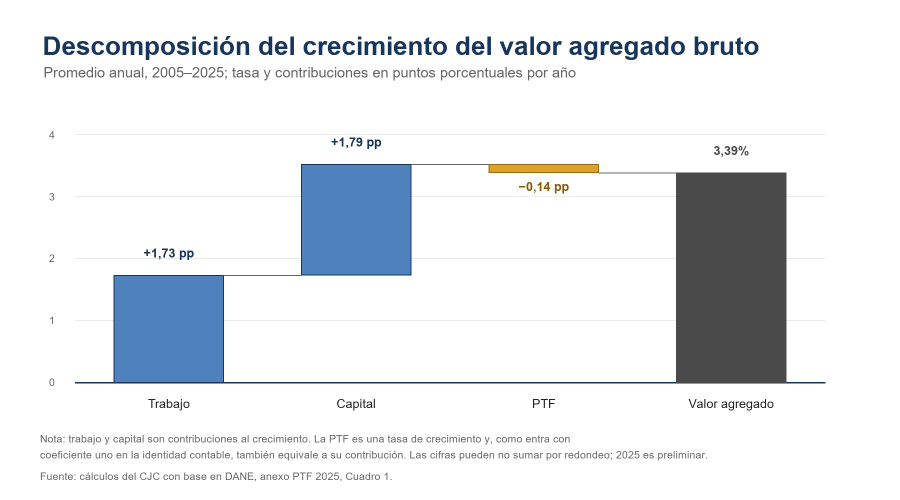
#> input picture Paper/figures/fig_descomposicion_valor_agregado.png, 1800 x 1000 px (shown at 1/2 size)
$ python build_twitter_gifs.py
#> lines starting #> are read from the running program, lines starting #| are printed output that depends on the picture
"""Genera GIF para el hilo sobre PTF a partir de las figuras definitivas."""

from __future__ import annotations

from pathlib import Path

from PIL import Image, ImageDraw, ImageFont


ROOT = Path(__file__).resolve().parents[1]
FIGURES = ROOT / "Paper" / "figures"
OUTPUT = ROOT / "outputs" / "redes" / "gifs"

FONT_REGULAR = Path(r"C:\Windows\Fonts\segoeui.ttf")
FONT_BOLD = Path(r"C:\Windows\Fonts\segoeuib.ttf")

NAVY = "#17365D"
GRAY = "#666666"
WHITE = "#FFFFFF"


def font(size: int, *, bold: bool = False) -> ImageFont.FreeTypeFont:
    return ImageFont.truetype(str(FONT_BOLD if bold else FONT_REGULAR), size)


def resize_width(image: Image.Image, width: int = 1200) -> Image.Image:
    height = round(image.height * width / image.width)
    return image.resize((width, height), Image.Resampling.LANCZOS)


def reveal_frames(
    image: Image.Image,
    rect: tuple[int, int, int, int],
    *,
    direction: str,
    steps: int,
) -> list[Image.Image]:
    """Crea cuadros acumulativos que terminan en la figura original."""
    source = image.convert("RGB")
    x0, y0, x1, y1 = rect
    frames: list[Image.Image] = []

    for step in range(steps + 1):
        progress = step / steps
        frame = source.copy()
        draw = ImageDraw.Draw(frame)
        draw.rectangle(rect, fill=WHITE)

        if direction == "horizontal":
            edge = round(x0 + (x1 - x0) * progress)
            if edge > x0:
                frame.paste(source.crop((x0, y0, edge, y1)), (x0, y0))
        elif direction == "vertical":
            edge = round(y0 + (y1 - y0) * progress)
            if edge > y0:
                frame.paste(source.crop((x0, y0, x1, edge)), (x0, y0))
        else:
            raise ValueError(f"Dirección no reconocida: {direction}")

        frames.append(resize_width(frame))

    # Garantiza que el cuadro final sea exactamente la figura completa.
    frames[-1] = resize_width(source)
    return frames


def save_gif(
    frames: list[Image.Image],
    output: Path,
    *,
    step_duration: int = 105,
    first_duration: int = 650,
    final_duration: int = 2200,
    colors: int = 64,
) -> None:
    output.parent.mkdir(parents=True, exist_ok=True)
    playback = [frames[-1]] + frames
    palette = frames[-1].quantize(
        colors=colors,
        method=Image.Quantize.MEDIANCUT,
        dither=Image.Dither.NONE,
    )
    quantized = [
        frame.quantize(palette=palette, dither=Image.Dither.NONE)
        for frame in playback
    ]
    durations = (
        [first_duration, 500]
        + [step_duration] * (len(frames) - 2)
        + [final_duration]
    )
    quantized[0].save(
        output,
        save_all=True,
        append_images=quantized[1:],
        duration=durations,
        loop=0,
        optimize=True,
        disposal=2,
    )


def panel_a_figure_4() -> Image.Image:
    """Construye una pieza autónoma con el panel acumulado de la Figura 4."""
    source = Image.open(FIGURES / "fig_ptf_promedio_actividad.png").convert("RGB")
    crop = source.crop((35, 170, 1080, 1015))

    canvas = Image.new("RGB", (1080, 1080), WHITE)
    draw = ImageDraw.Draw(canvas)
    draw.text(
        (45, 30),
        "Crecimiento acumulado de la PTF",
        font=font(46, bold=True),
        fill=NAVY,
    )
    draw.text(
        (45, 88),
        "por actividad económica, 2005–2024",
        font=font(32),
        fill=GRAY,
    )

    available_width = 1010
    available_height = 840
    scale = min(available_width / crop.width, available_height / crop.height)
    crop = crop.resize(
        (round(crop.width * scale), round(crop.height * scale)),
        Image.Resampling.LANCZOS,
    )
    left = 35
    top = 145
    canvas.paste(crop, (left, top))
    draw.text(
        (45, 1034),
        "Fuente: cálculos del CJC con base en DANE.",
        font=font(22),
        fill=GRAY,
    )
    return canvas


def build() -> list[Path]:
    jobs = [
        (
            FIGURES / "fig_descomposicion_valor_agregado.png",
            OUTPUT / "figura_2_descomposicion_crecimiento.gif",
            (140, 245, 1655, 835),
            "horizontal",
            16,
        ),
        (
            FIGURES / "fig_ptf_mapa_anual.png",
            OUTPUT / "figura_3_ptf_actividad.gif",
            (515, 185, 1885, 945),
            "horizontal",
            20,
        ),
        (
            FIGURES / "fig_ptf_cascada_contribuciones_actividad.png",
            OUTPUT / "figura_6_contribuciones_sectoriales.gif",
            (100, 220, 1740, 825),
            "horizontal",
            18,
        ),
        (
            FIGURES / "fig_descomposicion_actividad.png",
            OUTPUT / "figura_7_descomposicion_ramas.gif",
            (45, 235, 1740, 995),
            "vertical",
            18,
        ),
    ]

    outputs: list[Path] = []
    for source_path, output_path, rect, direction, steps in jobs:
        source = Image.open(source_path)
#> source is the input picture: PIL image 1800x1000 RGB; mean R, G, B 230.6, 233.5, 237
        frames = reveal_frames(source, rect, direction=direction, steps=steps)
#> after the loop in reveal_frames, `for step in range(steps + 1):`: frames = 17 items
#> in resize_width (call 18), `return image.resize((width, height), Image.Resampling.LANCZOS)`:
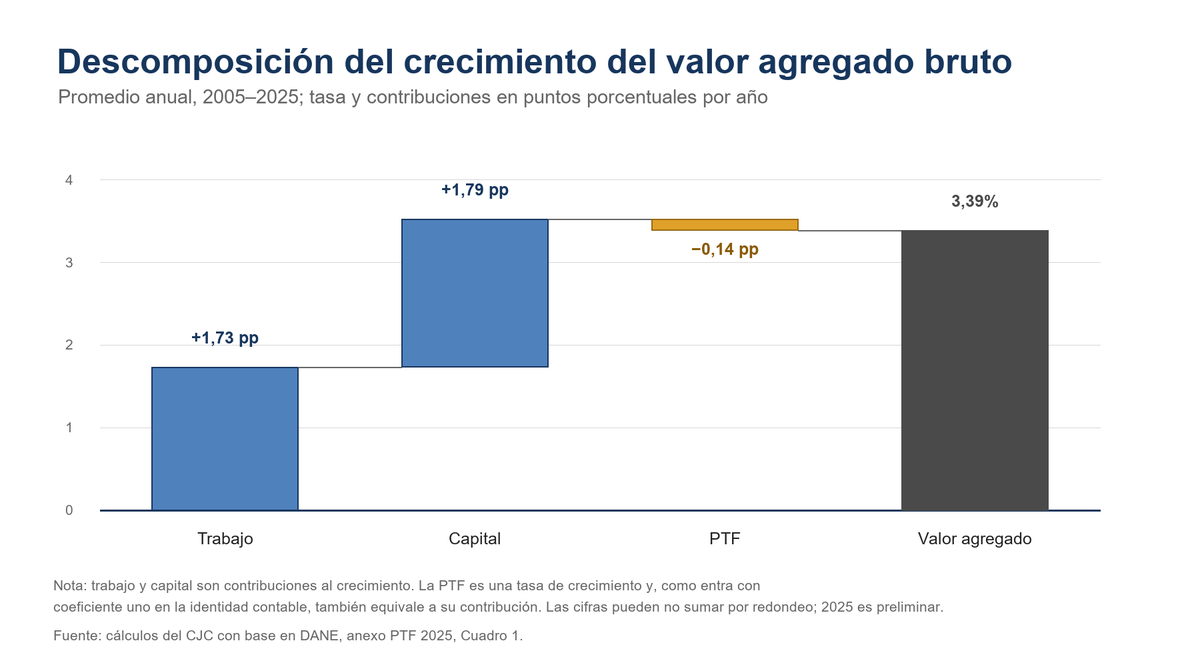
#> returned value: PIL image 1200x667 RGB; mean R, G, B 230.3, 233.3, 236.7
#> frames = 17 items
        save_gif(frames, output_path)
#> in save_gif, `playback = [frames[-1]] + frames`: playback = 18 items
#> in save_gif, `durations = ( [first_duration, 500] + [step_duration] * (len(frames) -..`: durations = [650, 500, 105, 105, 105, 105, 105, 105, 105, 105, 105, 105, 105, 105, 105, 105, 105, 2200]
        outputs.append(output_path)

    panel = panel_a_figure_4()
    panel_frames = reveal_frames(
        panel,
        (25, 145, 1055, 1018),
        direction="vertical",
        steps=18,
    )
    panel_output = OUTPUT / "figura_4_panel_a_crecimiento_acumulado.gif"
    save_gif(panel_frames, panel_output)
    outputs.insert(2, panel_output)
    return outputs


if __name__ == "__main__":
#> (the run stopped early here; a loop or call above may not have finished)

$ run again, with Paper/figures/fig_ptf_contrafactual_cuatro_actividades.png copied over Paper/figures/fig_descomposicion_valor_agregado.png
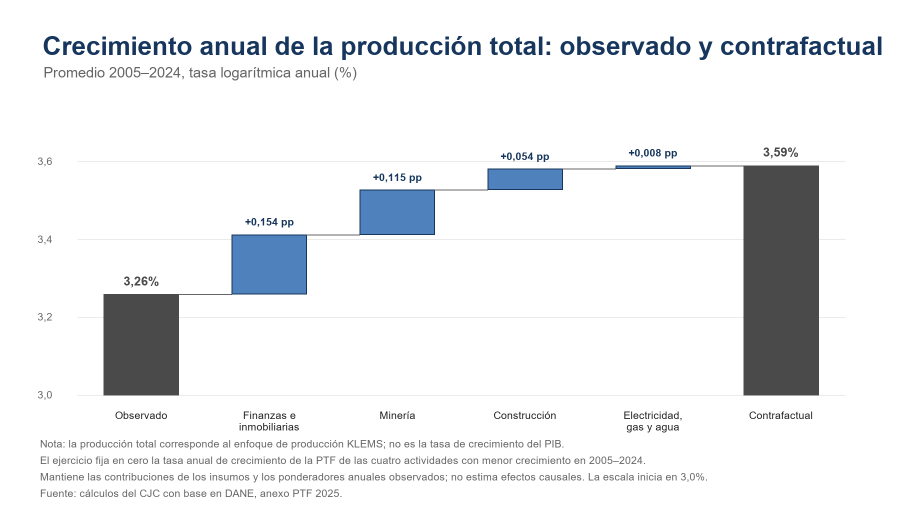
#> input picture Paper/figures/fig_ptf_contrafactual_cuatro_actividades.png, 1800 x 1050 px (shown at 1/2 size)
#> in build, source is the input picture: PIL image 1800x1050 RGB; mean R, G, B 236.1, 237.5, 239.2
#> after the loop in reveal_frames, `for step in range(steps + 1):`: frames = 17 items
#> in resize_width (call 18), `return image.resize((width, height), Image.Resampling.LANCZOS)`:
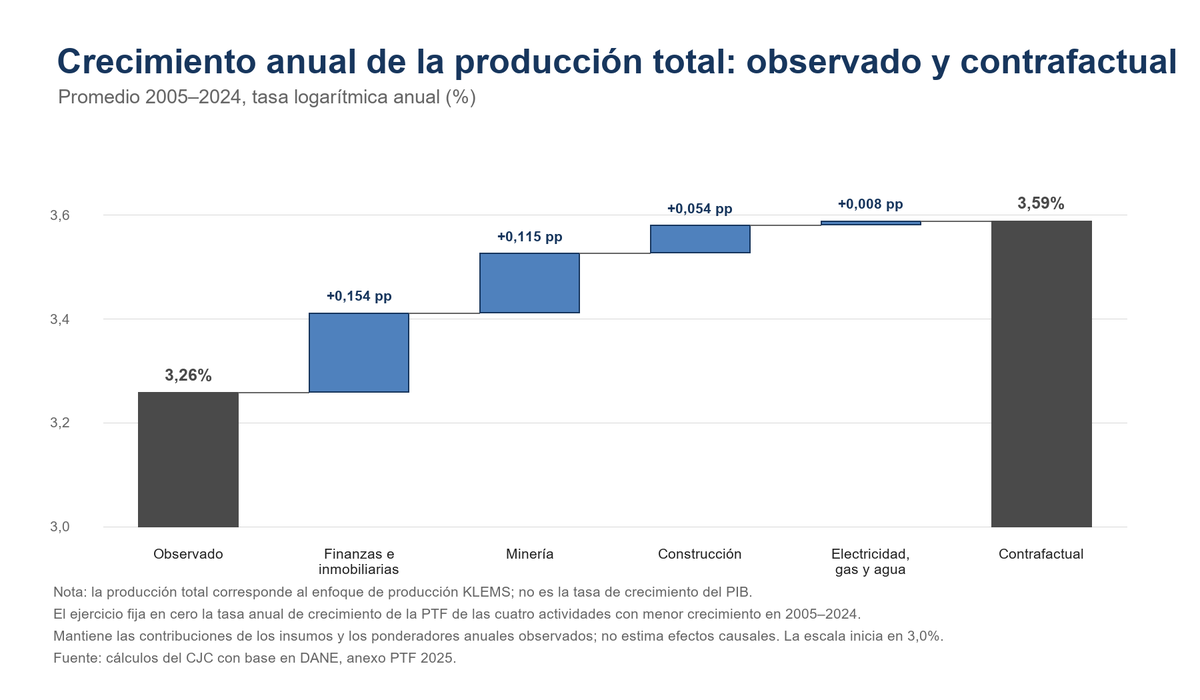
#> returned value: PIL image 1200x700 RGB; mean R, G, B 235.8, 237.2, 239
#> playback = 18 items
#> durations = [650, 500, 105, 105, 105, 105, 105, 105, 105, 105, 105, 105, 105, 105, 105, 105, 105, 2200]

$ run again, with Paper/figures/paper_fig_ptf_contributions.png copied over Paper/figures/fig_descomposicion_valor_agregado.png
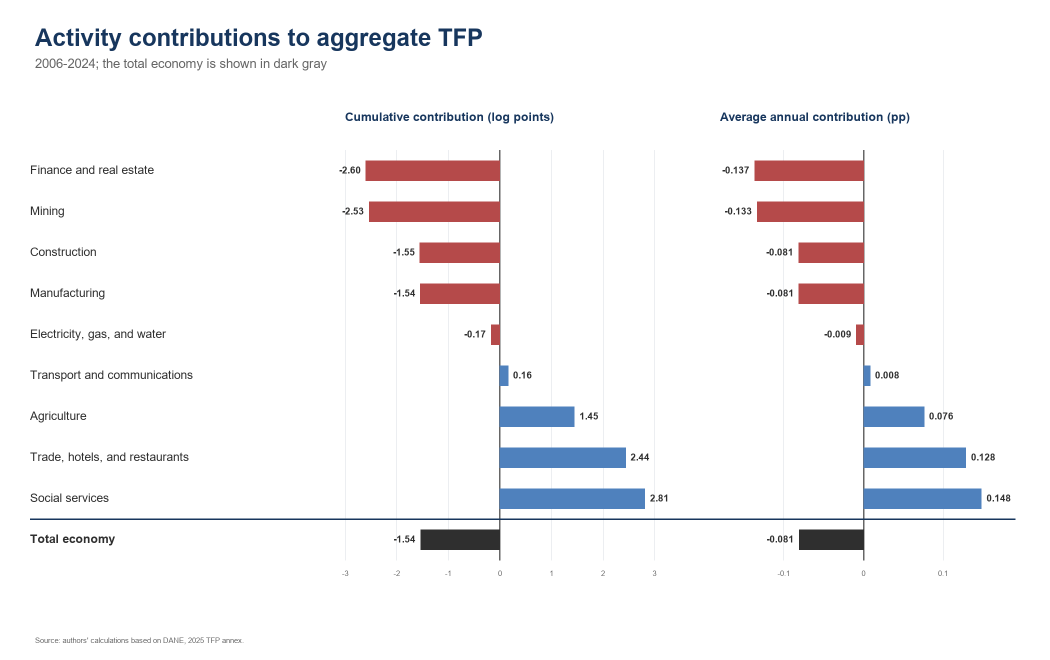
#> input picture Paper/figures/paper_fig_ptf_contributions.png, 2100 x 1320 px (shown at 1/2 size)
#> in build, source is the input picture: PIL image 2100x1320 RGB; mean R, G, B 245.4, 244.1, 245.6
#> after the loop in reveal_frames, `for step in range(steps + 1):`: frames = 17 items
#> in resize_width (call 18), `return image.resize((width, height), Image.Resampling.LANCZOS)`:
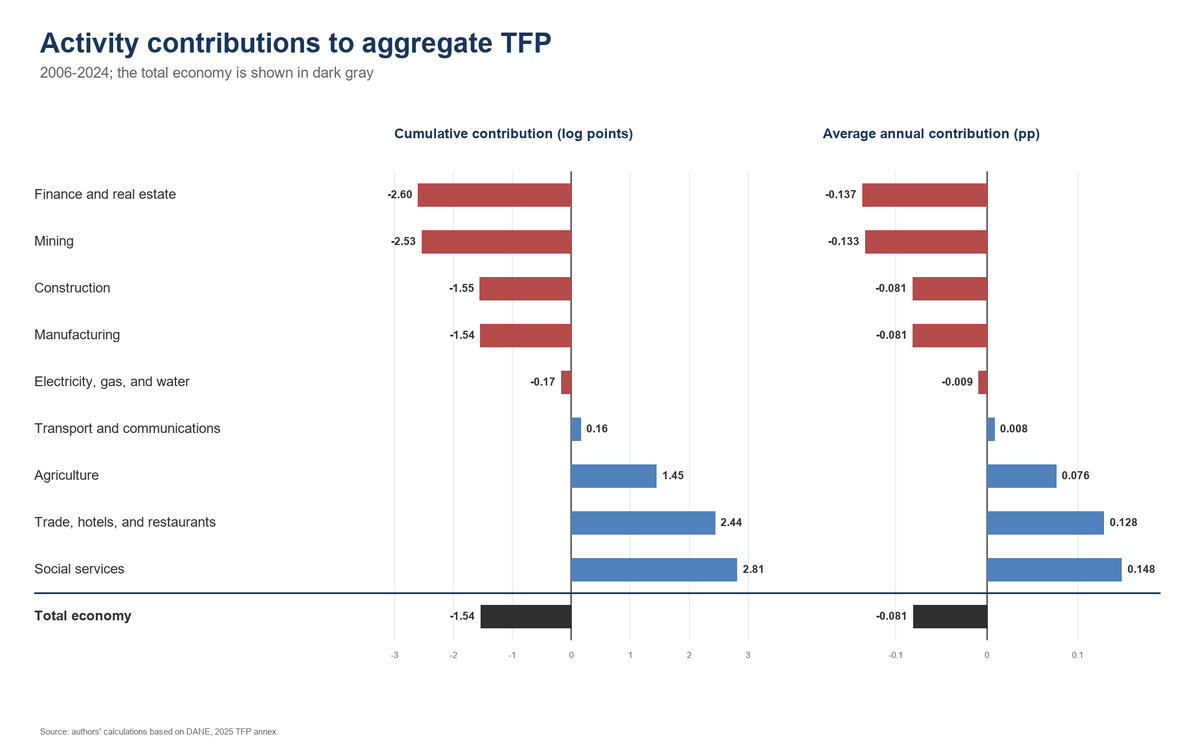
#> returned value: PIL image 1200x754 RGB; mean R, G, B 245.2, 243.9, 245.4
#> playback = 18 items
#> durations = [650, 500, 105, 105, 105, 105, 105, 105, 105, 105, 105, 105, 105, 105, 105, 105, 105, 2200]

$ run again, with Paper/figures/paper_fig_ptf_counterfactual.png copied over Paper/figures/fig_descomposicion_valor_agregado.png
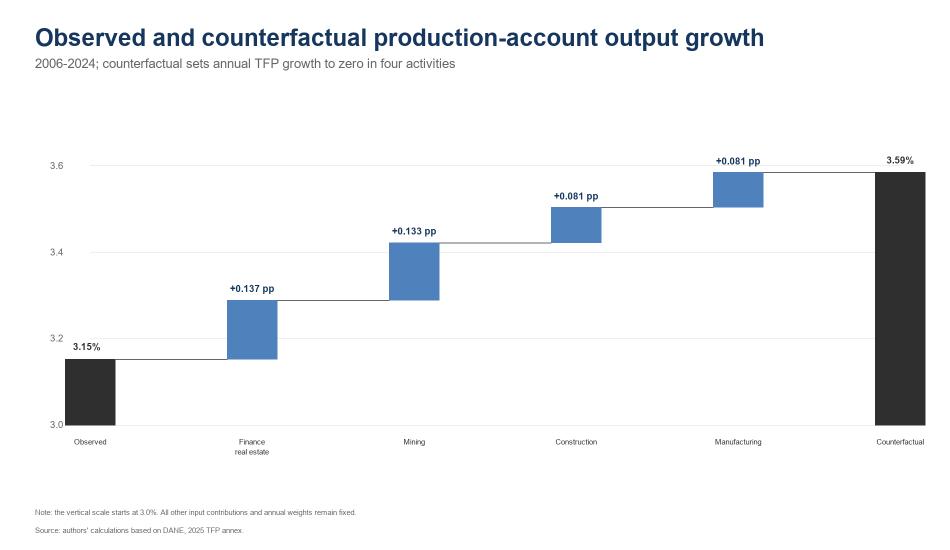
#> input picture Paper/figures/paper_fig_ptf_counterfactual.png, 1900 x 1100 px (shown at 1/2 size)
#> in build, source is the input picture: PIL image 1900x1100 RGB; mean R, G, B 241.8, 243.1, 244.6
#> after the loop in reveal_frames, `for step in range(steps + 1):`: frames = 17 items
#> in resize_width (call 18), `return image.resize((width, height), Image.Resampling.LANCZOS)`:
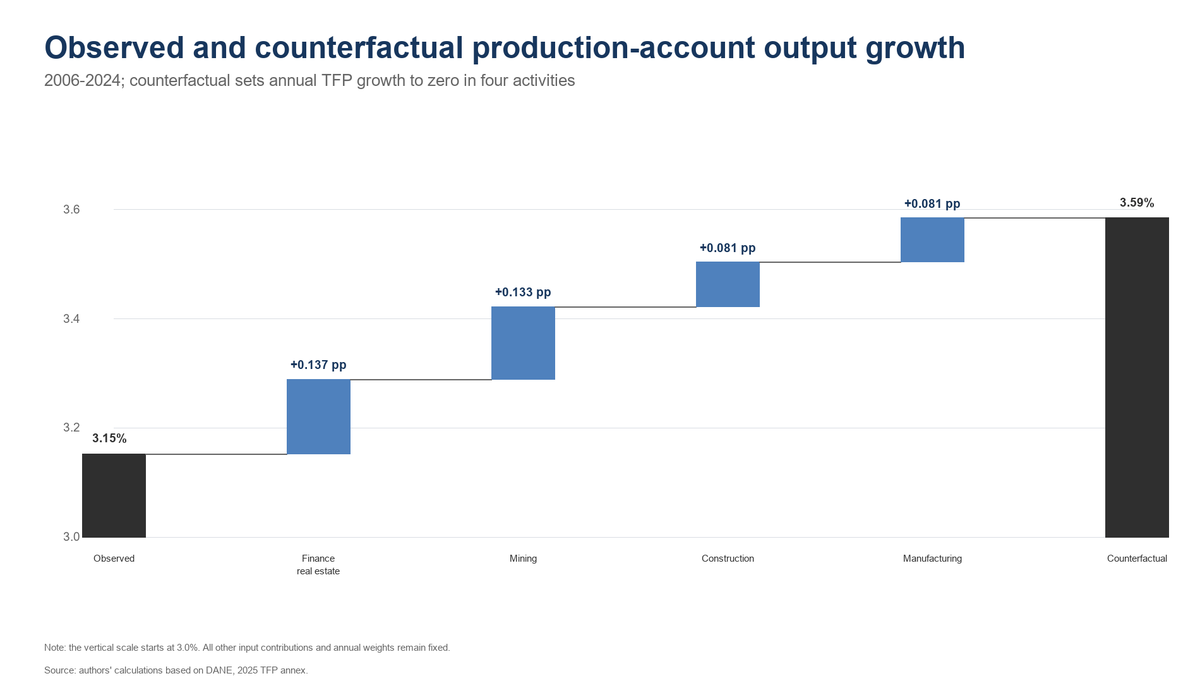
#> returned value: PIL image 1200x695 RGB; mean R, G, B 241.7, 242.9, 244.5
#> playback = 18 items
#> durations = [650, 500, 105, 105, 105, 105, 105, 105, 105, 105, 105, 105, 105, 105, 105, 105, 105, 2200]
